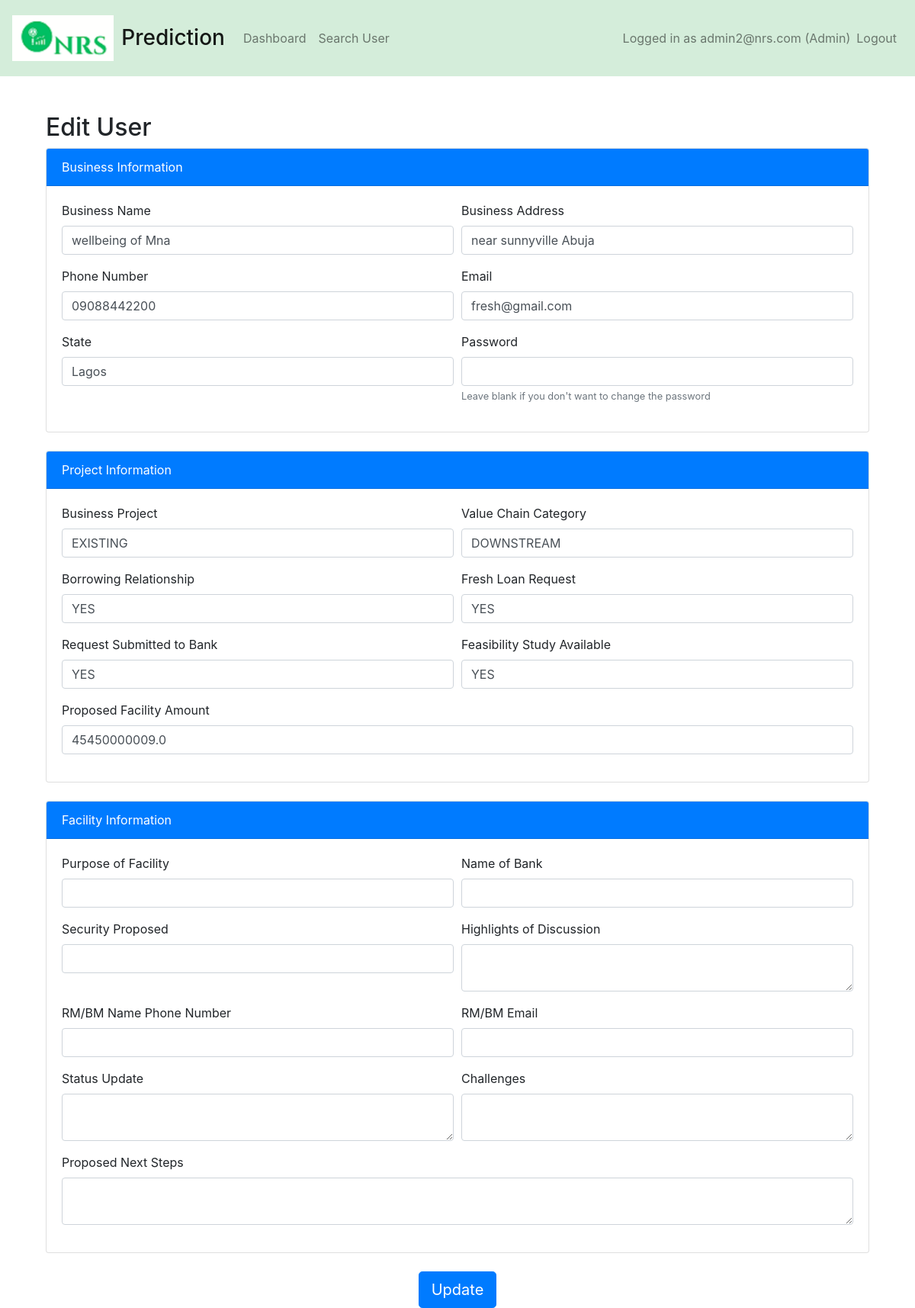
/edit_user/3 (signed in), run on the app's committed database.
### app.py (models this page shows)
class User(UserMixin, db.Model):
    id = db.Column(db.Integer, primary_key=True)
    business_name = db.Column(db.String(150), nullable=False)
    business_address = db.Column(db.String(150), nullable=False)
    phone_number = db.Column(db.String(15), nullable=False)
    email = db.Column(db.String(100), unique=True, nullable=False)
    state = db.Column(db.String(50), nullable=False)
    password = db.Column(db.String(200), nullable=False)
    prediction_id = db.Column(db.String(36), unique=True, nullable=True)
    is_admin = db.Column(db.Boolean, default=False)
    business_project = db.Column(db.String(150), nullable=True)
    value_chain_cat = db.Column(db.String(150), nullable=True)
    borrowing_relationship = db.Column(db.String(10), nullable=True)
    fresh_loan_request = db.Column(db.String(15), nullable=True)
    request_submitted_to_bank = db.Column(db.String(10), nullable=True)
    feasibility_study_available = db.Column(db.String(10), nullable=True)
    proposed_facility_amount = db.Column(db.Float(20), nullable=True)
    purpose_of_facility = db.Column(db.String(255), nullable=True)
    name_of_bank = db.Column(db.String(100), nullable=True)
    security_proposed = db.Column(db.String(100), nullable=True)
    highlights_of_discussion = db.Column(db.Text)
    rm_bm_name_phone_number = db.Column(db.String(100), nullable=True)
    rm_bm_email = db.Column(db.String(100), nullable=True)
    status_update = db.Column(db.Text)
    challenges = db.Column(db.Text)
    proposed_next_steps = db.Column(db.Text)

### app.py (the view, shortened to what this page needs)
@app.route('/edit_user/<int:user_id>', methods=['GET', 'POST'])
@admin_required
def edit_user(user_id):
    form = PredictionForm()
    user = User.query.get_or_404(user_id)
    if not session['is_admin']:
        abort(403)  # Forbidden
    return render_template('edit_user.html', user=user,form=form)

### app.py
class PredictionForm(FlaskForm):
    BUSINESS_PROJECT = SelectField('Business Project', choices=[ ('NEW', 'Fresh'), ('EXISTING', 'Existing')], validators=[DataRequired()])
    VALUE_CHAIN_CATEGORY = SelectField('Value Chain Category', choices=[('PRE-UPSTREAM', 'Pre-Upstream'), ('UPSTREAM', 'Upstream'),('MIDSTREAM', 'Midstream'), ('DOWNSTREAM', 'Downstream')], validators=[DataRequired()])
    BORROWING_RELATIONSHIP = SelectField('Borrowing Relationship', choices=[ ('NO', 'No'), ('YES', 'Yes')], validators=[DataRequired()])
    FRESH_LOAN_REQUEST = SelectField('Fresh Loan Request', choices=[('NO', 'No'), ('YES', 'Yes')], validators=[DataRequired()])
    REQUEST_SUBMITTED_TO_BANK = SelectField('Request Submitted to Bank', choices=[('NO', 'No'), ('YES', 'Yes')], validators=[DataRequired()])
    FEASIBILITY_STUDY_AVAILABLE = SelectField('Feasibility Study Available', choices=[('NO', 'No'), ('YES', 'Yes'), ('NIL', 'Not Available')], validators=[DataRequired()])
    PROPOSED_FACILITY_AMOUNT = FloatField('Proposed Facility Amount', validators=[DataRequired()])
    submit = SubmitField('Predict')

### app.py (called while the page is built)
@app.before_request
def before_request():
    session.permanent = True
    app.permanent_session_lifetime = timedelta(minutes=10)
    session.modified = True
    session['last_activity'] = time.time()

def admin_required(f):
    @wraps(f)
    def decorated_function(*args, **kwargs):
        if 'user_id' not in session or not session.get('is_admin'):
            flash('You do not have permission to access this page.', 'danger')
            return redirect(url_for('login'))
        return f(*args, **kwargs)
    return decorated_function

### templates/edit_user.html (shortened to what this page needs)
{% extends "base.html" %}
{% block content %}
<div class="container mt-5">
    <h2>Edit User</h2>
    <form method="POST">
        <div class="card mb-4">
            <div class="card-header bg-primary text-white">Business Information</div>
            <div class="card-body">
                <div class="form-row">
                    <div class="form-group col-md-6">
                        <label for="business_name">Business Name</label>
                        <input type="text" class="form-control" id="business_name" name="business_name" value="{{ user.business_name }}">
                    </div>
                    <div class="form-group col-md-6">
                        <label for="business_address">Business Address</label>
                        <input type="text" class="form-control" id="business_address" name="business_address" value="{{ user.business_address }}">
                    </div>
                </div>
                <div class="form-row">
                    <div class="form-group col-md-6">
                        <label for="phone_number">Phone Number</label>
                        <input type="text" class="form-control" id="phone_number" name="phone_number" value="{{ user.phone_number }}">
                    </div>
                    <div class="form-group col-md-6">
                        <label for="email">Email</label>
                        <input type="email" class="form-control" id="email" name="email" value="{{ user.email }}">
                    </div>
                </div>
                <div class="form-row">
                    <div class="form-group col-md-6">
                        <label for="state">State</label>
                        <input type="text" class="form-control" id="state" name="state" value="{{ user.state }}">
                    </div>
                    <div class="form-group col-md-6">
                        <label for="password">Password</label>
                        <input type="password" class="form-control" id="password" name="password">
                        <small class="form-text text-muted">Leave blank if you don't want to change the password</small>
                    </div>
                </div>
            </div>
        </div>
        <div class="card mb-4">
            <div class="card-header bg-primary text-white">Project Information</div>
            <div class="card-body">
                <div class="form-row">
                    <div class="form-group col-md-6">
                        <label for="business_project">Business Project</label>
                        <input type="text" class="form-control" id="business_project" name="business_project" value="{{ user.business_project }}">
                    </div>
                    <div class="form-group col-md-6">
                        <label for="value_chain_cat">Value Chain Category</label>
                        <input type="text" class="form-control" id="value_chain_cat" name="value_chain_cat" value="{{ user.value_chain_cat }}">
                    </div>
                </div>
                <div class="form-row">
                    <div class="form-group col-md-6">
                        <label for="borrowing_relationship">Borrowing Relationship</label>
                        <input type="text" class="form-control" id="borrowing_relationship" name="borrowing_relationship" value="{{ user.borrowing_relationship }}">
                    </div>
                    <div class="form-group col-md-6">
                        <label for="fresh_loan_request">Fresh Loan Request</label>
                        <input type="text" class="form-control" id="fresh_loan_request" name="fresh_loan_request" value="{{ user.fresh_loan_request }}">
                    </div>
                </div>
                <div class="form-row">
                    <div class="form-group col-md-6">
                        <label for="request_submitted_to_bank">Request Submitted to Bank</label>
                        <input type="text" class="form-control" id="request_submitted_to_bank" name="request_submitted_to_bank" value="{{ user.request_submitted_to_bank }}">
                    </div>
                    <div class="form-group col-md-6">
                        <label for="feasibility_study_available">Feasibility Study Available</label>
                        <input type="text" class="form-control" id="feasibility_study_available" name="feasibility_study_available" value="{{ user.feasibility_study_available }}">
                    </div>
                </div>
                <div class="form-group">
                    <label for="proposed_facility_amount">Proposed Facility Amount</label>
                    <input type="number" class="form-control" id="proposed_facility_amount" name="proposed_facility_amount" value="{{ user.proposed_facility_amount }}">
                </div>
            </div>
        </div>
         <div class="card mb-4">
            <div class="card-header bg-primary text-white">Facility Information</div>
            <div class="card-body">
                <div class="form-row">
                    <div class="form-group col-md-6">
                        <label for="purpose_of_facility">Purpose of Facility</label>
                        <input type="text" class="form-control" id="purpose_of_facility" name="purpose_of_facility" value="{{ user.PURPOSE_OF_FACILITY }}">
                    </div>
                    <div class="form-group col-md-6">
                        <label for="name_of_bank">Name of Bank</label>
                        <input type="text" class="form-control" id="name_of_bank" name="name_of_bank" value="{{ user.NAME_OF_BANK }}">
                    </div>
                </div>
                <div class="form-row">
                    <div class="form-group col-md-6">
                        <label for="security_proposed">Security Proposed</label>
                        <input type="text" class="form-control" id="security_proposed" name="security_proposed" value="{{ user.SECURITY_PROPOSED }}">
                    </div>
                    <div class="form-group col-md-6">
                        <label for="highlights_of_discussion">Highlights of Discussion</label>
                        <textarea class="form-control" id="highlights_of_discussion" name="highlights_of_discussion">{{ user.HIGHLIGHTS_OF_DISCUSSION }}</textarea>
                    </div>
                </div>
                <div class="form-row">
                    <div class="form-group col-md-6">
                        <label for="rm_bm_name_phone_number">RM/BM Name Phone Number</label>
                        <input type="text" class="form-control" id="rm_bm_name_phone_number" name="rm_bm_name_phone_number" value="{{ user.RM_BM_NAME_PHONE_NUMBER }}">
                    </div>
                    <div class="form-group col-md-6">
                        <label for="rm_bm_email">RM/BM Email</label>
                        <input type="email" class="form-control" id="rm_bm_email" name="rm_bm_email" value="{{ user.RM_BM_EMAIL }}">
                    </div>
                </div>
                <div class="form-row">
                    <div class="form-group col-md-6">
                        <label for="status_update">Status Update</label>
                        <textarea class="form-control" id="status_update" name="status_update">{{ user.STATUS_UPDATE }}</textarea>
                    </div>
                    <div class="form-group col-md-6">
                        <label for="challenges">Challenges</label>
                        <textarea class="form-control" id="challenges" name="challenges">{{ user.CHALLENGES }}</textarea>
                    </div>
                </div>
                <div class="form-group">
                    <label for="proposed_next_steps">Proposed Next Steps</label>
                    <textarea class="form-control" id="proposed_next_steps" name="proposed_next_steps">{{ user.PROPOSED_NEXT_STEPS }}</textarea>
                </div>
            </div>
        </div>
        <div class="text-center">
            <button type="submit" class="btn btn-primary btn-lg">Update</button>
        </div>
    </form>
</div>
{% endblock %}

### data on the page
User: business_name "wellbeing of Mna", business_address "near sunnyville Abuja", phone_number "09088442200", email "fresh@gmail.com", state "Lagos", business_project "EXISTING", value_chain_cat "DOWNSTREAM", borrowing_relationship "YES", fresh_loan_request "YES", request_submitted_to_bank "YES", feasibility_study_available "YES", proposed_facility_amount "45450000009.0"

### other printed values
{{ session['email'] }} "admin2@nrs.com"
